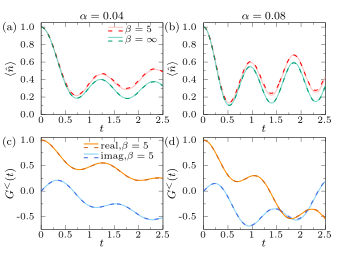

The script that drew this image:
set term epslatex standalone size 8.6cm,6.5cm font ",8" header\
'\usepackage{scalerel}'

lw = 3

# beta=5 n: 红色系 -- ED 粉色 + TEMPO 红色
set linestyle 1 lw lw lc rgb "pink"
set linestyle 2 lw lw lc rgb "red"

# beta=Inf n: 青色系 -- ED/实线 浅青 + TEMPO/虚线 深青
set linestyle 3 lw lw lc rgb "#76D7C4"
set linestyle 4 lw lw lc rgb "#009E73"

# beta=5 lt: real 橙色系, imag 蓝色系; ED 实线, TEMPO 虚线
set linestyle 5 lw lw lc rgb "#FF8C00"   # ED real 亮橙
set linestyle 6 lw lw lc rgb "#D2691E"   # TEMPO real 深橙
set linestyle 7 lw lw lc rgb "#87CEFA"   # ED imag 浅蓝
set linestyle 8 lw lw lc rgb "#4169E1"   # TEMPO imag 深蓝

set style arrow 1 noborder lw 2 size 1,20

set out "fig.tex"
set multiplot

# common settings
set format x '\small{%g}'
set format y '\small{%.1f}'
set lmargin 0
set rmargin 0
set tmargin 0
set bmargin 0

w=0.36
h=0.36

y1=0.55
y2=0.10

xL=0.12
xR=0.60

# (a) alpha=0.04, n
set size w,h
set origin xL,y1
set xlabel '$t$' offset 0,1.2
set ylabel '$\langle\hat{n}\rangle$' offset 2,0
set xrange [0:2.5]
set yrange [0.0:1.05]
set xtics 0,0.5,2.5 offset 0,0.5
set ytics 0,0.2,1.0
set mxtics 2
set mytics 2
# 顶部中心 alpha 标签
set label '$\alpha=0.04$' at graph 0.5,1.07 center
# 内部 legend: beta=5 和 beta=Inf 分两行 (各实线+虚线叠加)
set arrow from graph 0.55,0.95 to graph 0.67,0.95 ls 1 nohead
set arrow from graph 0.55,0.91 to graph 0.67,0.91 ls 2 dt 2 nohead
set label '\small{$\beta=5$}' at graph 0.69,0.93
set arrow from graph 0.55,0.84 to graph 0.67,0.84 ls 3 nohead
set arrow from graph 0.55,0.80 to graph 0.67,0.80 ls 4 dt 2 nohead
set label '\small{$\beta=\infty$}' at graph 0.69,0.82
set label '(a)' at graph -0.32,0.95
unset key
plot "../data/freebosons/alpha0.04/panel00_n_ed_beta5.csv"      u 1:2 w l ls 1 notitle,\
     "../data/freebosons/alpha0.04/panel00_n_ed_betaInf.csv"    u 1:2 w l ls 3 notitle,\
     "../data/freebosons/alpha0.04/panel00_n_tempo_beta5.csv"   u 1:2 w l ls 2 dt 2 notitle,\
     "../data/freebosons/alpha0.04/panel00_n_tempo_betaInf.csv" u 1:2 w l ls 4 dt 2 notitle

# (b) alpha=0.08, n
unset label
unset arrow
unset key
set size w,h
set origin xR,y1
set xlabel '$t$' offset 0,1.2
set ylabel '$\langle\hat{n}\rangle$' offset 2,0
set xrange [0:2.5]
set yrange [0.0:1.05]
set xtics 0,0.5,2.5 offset 0,0.5
set ytics 0,0.2,1.0
set mxtics 2
set mytics 2
# 顶部中心 alpha 标签
set label '$\alpha=0.08$' at graph 0.5,1.07 center
set label '(b)' at graph -0.32,0.95
unset key
plot "../data/freebosons/alpha0.08/panel01_n_ed_beta5.csv"      u 1:2 w l ls 1 notitle,\
     "../data/freebosons/alpha0.08/panel01_n_ed_betaInf.csv"    u 1:2 w l ls 3 notitle,\
     "../data/freebosons/alpha0.08/panel01_n_tempo_beta5.csv"   u 1:2 w l ls 2 dt 2 notitle,\
     "../data/freebosons/alpha0.08/panel01_n_tempo_betaInf.csv" u 1:2 w l ls 4 dt 2 notitle

# (c) alpha=0.04, lt
unset label
unset arrow
unset key
set size w,h
set origin xL,y2
set xlabel '$t$' offset 0,1.2
set ylabel '$G^<(t)$' offset 3,0
set xrange [0:2.5]
set yrange [-0.75:1.05]
set xtics 0,0.5,2.5 offset 0,0.5
set ytics -0.5,0.5,1.0
set mxtics 2
set mytics 2
set label '(c)' at graph -0.32,0.95
set arrow from graph 0.35,0.93 to graph 0.47,0.93 ls 5 nohead
set arrow from graph 0.35,0.89 to graph 0.47,0.89 ls 6 dt 2 nohead
set label '\small{real,$\beta=5$}' at graph 0.49,0.91
set arrow from graph 0.35,0.82 to graph 0.47,0.82 ls 7 nohead
set arrow from graph 0.35,0.78 to graph 0.47,0.78 ls 8 dt 2 nohead
set label '\small{imag,$\beta=5$}' at graph 0.49,0.80
plot "../data/freebosons/alpha0.04/panel10_lt_ed_beta5_lt0.csv"      u 1:2 w l ls 7 notitle,\
     "../data/freebosons/alpha0.04/panel10_lt_ed_beta5_lt1.csv"      u 1:2 w l ls 5 notitle,\
     "../data/freebosons/alpha0.04/panel10_lt_tempo_beta5_lt0.csv"   u 1:2 w l ls 8 dt 2 notitle,\
     "../data/freebosons/alpha0.04/panel10_lt_tempo_beta5_lt1.csv"   u 1:2 w l ls 6 dt 2 notitle

# (d) alpha=0.08, lt
unset label
unset arrow
unset key
set size w,h
set origin xR,y2
set xlabel '$t$' offset 0,1.2
set ylabel '$G^<(t)$' offset 3,0
set xrange [0:2.5]
set yrange [-0.75:1.05]
set xtics 0,0.5,2.5 offset 0,0.5
set ytics -0.5,0.5,1.0
set mxtics 2
set mytics 2
set label '(d)' at graph -0.32,0.95
plot "../data/freebosons/alpha0.08/panel11_lt_ed_beta5_lt0.csv"      u 1:2 w l ls 7 notitle,\
     "../data/freebosons/alpha0.08/panel11_lt_ed_beta5_lt1.csv"      u 1:2 w l ls 5 notitle,\
     "../data/freebosons/alpha0.08/panel11_lt_tempo_beta5_lt0.csv"   u 1:2 w l ls 8 dt 2 notitle,\
     "../data/freebosons/alpha0.08/panel11_lt_tempo_beta5_lt1.csv"   u 1:2 w l ls 6 dt 2 notitle

unset multiplot
